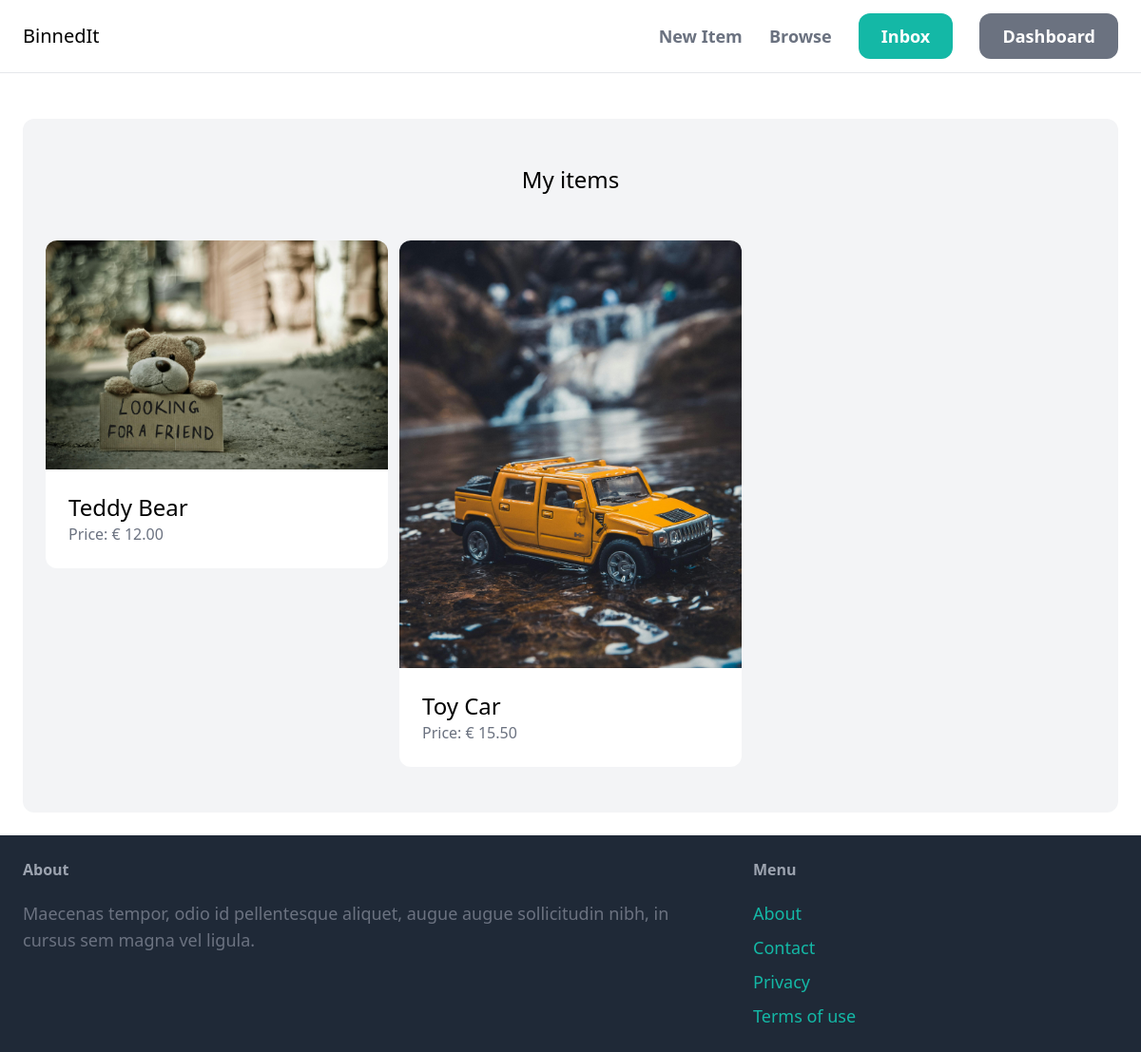
The page /dashboard (signed in) on the database its author committed.
### item/models.py (models this page shows, shortened)
class Item(models.Model):
    category = models.ForeignKey(
        Category, related_name='items', on_delete=models.CASCADE)
    name = models.CharField(max_length=255)
    description = models.TextField(blank=True, null=True)
    price = models.DecimalField(max_digits=999, decimal_places=2)
    image = models.ImageField(upload_to='item_images', blank=True, null=True)
    is_sold = models.BooleanField(default=False)
    created_by = models.ForeignKey(
        User, related_name='items', on_delete=models.CASCADE)
    created_at = models.DateTimeField(auto_now_add=True)

### dashboard/views.py (the view)
# urls.py: path('', views.index, name="index"),
@login_required
def index(request):
    items = Item.objects.filter(created_by=request.user)
    return render(request, 'dashboard/index.html', {
        'items': items,
    })

### dashboard/templates/dashboard/index.html (shortened to what this page needs)
{% extends 'core/base.html' %}
{%block content %}
    <div class="mt-6 px-6 py-12 bg-gray-100 rounded-xl">
        <h2 class="mb-12 text-2xl text-center">My items</h2>
        <div class="grid grid-cols-3 gap-3">
            {% for item in items %}
            <div>
                <a href="{% url 'item:detail' item.id %}">
                    <div>
                        <img src = "{{ item.image.url }}" class="rounded-t-xl">
                    </div>
                    <div class="p-6 bg-white rounded-b-xl">
                        <h2 class="text-2xl">{{item.name}}</h2>
                        <p class="text-gray-500">Price: € {{item.price}}</p>
                    </div>
                </a>
            </div>
            {% endfor %}
        </div>
    </div>
{% endblock %}

### rows shown on the page
Item: image (picture), name "Teddy Bear", price "12.00"
Item: image (picture), name "Toy Car", price "15.50"
